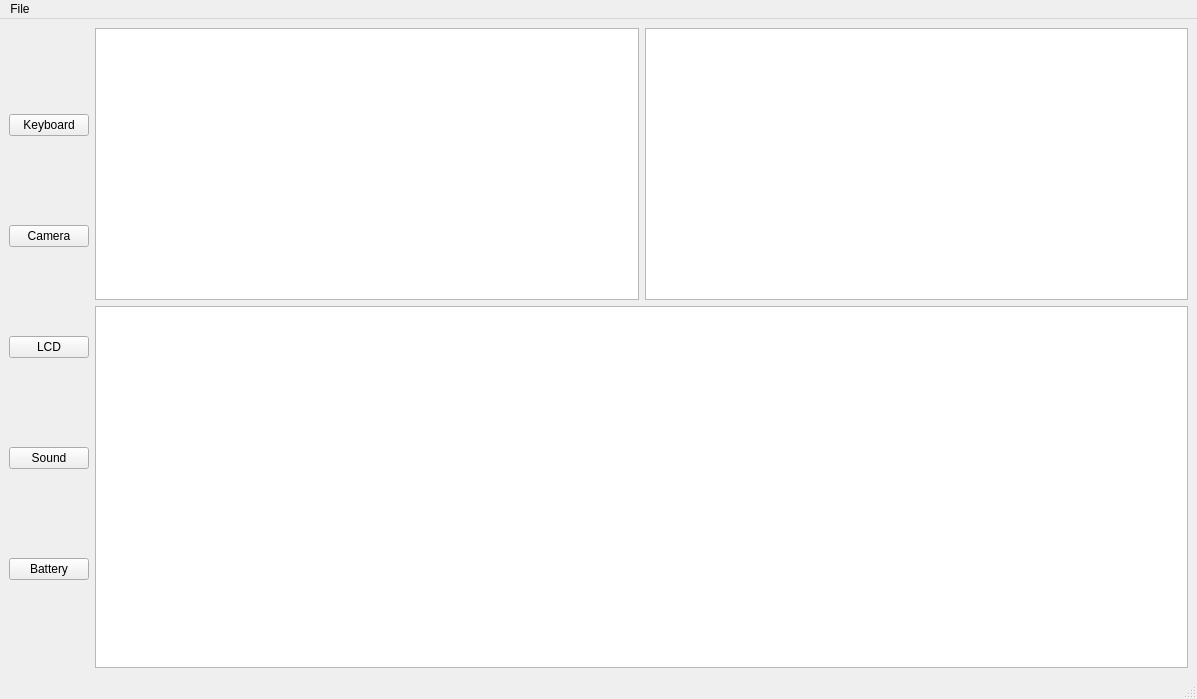
<?xml version="1.0" encoding="UTF-8"?>
<ui version="4.0">
 <class>MainWindow</class>
 <widget class="QMainWindow" name="MainWindow">
  <property name="geometry">
   <rect>
    <x>0</x>
    <y>0</y>
    <width>1197</width>
    <height>699</height>
   </rect>
  </property>
  <property name="windowTitle">
   <string>Jochems TestTool</string>
  </property>
  <widget class="QWidget" name="centralwidget">
   <layout class="QGridLayout" name="gridLayout" rowstretch="3,4" columnstretch="1,10,10" columnminimumwidth="0,0,0">
    <item row="0" column="0" rowspan="2">
     <layout class="QVBoxLayout" name="verticalLayout" stretch="0,0,0,0,0">
      <property name="spacing">
       <number>3</number>
      </property>
      <property name="sizeConstraint">
       <enum>QLayout::SizeConstraint::SetMinAndMaxSize</enum>
      </property>
      <item>
       <widget class="QPushButton" name="pushButton_kb">
        <property name="text">
         <string>Keyboard</string>
        </property>
       </widget>
      </item>
      <item>
       <widget class="QPushButton" name="pushButton_cm">
        <property name="text">
         <string>Camera</string>
        </property>
       </widget>
      </item>
      <item>
       <widget class="QPushButton" name="pushButton_lcd">
        <property name="text">
         <string>LCD</string>
        </property>
       </widget>
      </item>
      <item>
       <widget class="QPushButton" name="pushButton_2">
        <property name="text">
         <string>Sound</string>
        </property>
       </widget>
      </item>
      <item>
       <widget class="QPushButton" name="batButton">
        <property name="text">
         <string>Battery</string>
        </property>
       </widget>
      </item>
     </layout>
    </item>
    <item row="0" column="1">
     <widget class="QTextEdit" name="userOutput">
      <property name="readOnly">
       <bool>true</bool>
      </property>
      <property name="html">
       <string>&lt;!DOCTYPE HTML PUBLIC &quot;-//W3C//DTD HTML 4.0//EN&quot; &quot;http://www.w3.org/TR/REC-html40/strict.dtd&quot;&gt;
&lt;html&gt;&lt;head&gt;&lt;meta name=&quot;qrichtext&quot; content=&quot;1&quot; /&gt;&lt;meta charset=&quot;utf-8&quot; /&gt;&lt;style type=&quot;text/css&quot;&gt;
p, li { white-space: pre-wrap; }
hr { height: 1px; border-width: 0; }
li.unchecked::marker { content: &quot;\2610&quot;; }
li.checked::marker { content: &quot;\2612&quot;; }
&lt;/style&gt;&lt;/head&gt;&lt;body style=&quot; font-family:'Noto Sans'; font-size:10pt; font-weight:400; font-style:normal;&quot;&gt;
&lt;p style=&quot;-qt-paragraph-type:empty; margin-top:0px; margin-bottom:0px; margin-left:0px; margin-right:0px; -qt-block-indent:0; text-indent:0px;&quot;&gt;&lt;br /&gt;&lt;/p&gt;&lt;/body&gt;&lt;/html&gt;</string>
      </property>
     </widget>
    </item>
    <item row="1" column="1" colspan="2">
     <widget class="BatWidget" name="batteryTable"/>
    </item>
    <item row="0" column="2">
     <widget class="QTableWidget" name="diskTable"/>
    </item>
   </layout>
  </widget>
  <widget class="QMenuBar" name="menubar">
   <property name="geometry">
    <rect>
     <x>0</x>
     <y>0</y>
     <width>1197</width>
     <height>30</height>
    </rect>
   </property>
   <widget class="QMenu" name="menuFile">
    <property name="title">
     <string>File</string>
    </property>
    <addaction name="actionUpdate"/>
   </widget>
   <addaction name="menuFile"/>
  </widget>
  <widget class="QStatusBar" name="statusbar"/>
  <action name="actionUpdate">
   <property name="text">
    <string>Update</string>
   </property>
  </action>
 </widget>
 <customwidgets>
  <customwidget>
   <class>BatWidget</class>
   <extends>QTableWidget</extends>
   <header>widgets.BatteryWidget</header>
  </customwidget>
 </customwidgets>
 <resources/>
 <connections/>
</ui>
